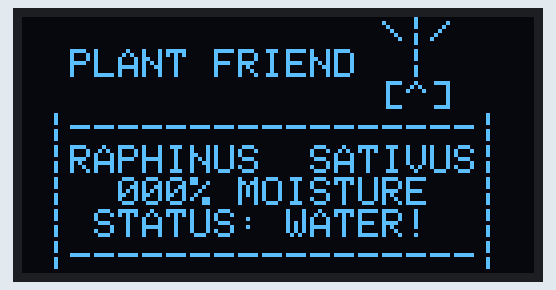
This sketch was run on a simulated Arduino Uno, built with avr-gcc and run on an emulated ATmega328P. Parts: 128×64 one-colour display.

Above: at 0.1 s.

The sketch:

plant_menu.ino
```cpp
#include <Wire.h>
#include <Adafruit_GFX.h>
#include <Adafruit_SSD1306.h>

#define SCREEN_WIDTH 128
#define SCREEN_HEIGHT 64
Adafruit_SSD1306 display(SCREEN_WIDTH, SCREEN_HEIGHT, &Wire, -1);

void setup() {
  display.begin(SSD1306_SWITCHCAPVCC, 0x3C);
  display.clearDisplay();
  display.setTextSize(1);
  display.setTextColor(WHITE);
  display.setCursor(0, 0);
  display.println("               \\|/  ");
  display.println("  PLANT FRIEND  |    ");
  display.println("               [^]   ");
  display.println(" |-----------------| ");
  display.println(" |RAPHINUS  SATIVUS| ");
  display.println(" |  000% MOISTURE  | ");
  display.println(" | STATUS: WATER!  | ");
  display.println(" |-----------------| ");
  display.display();

}


void loop(){
}
```
